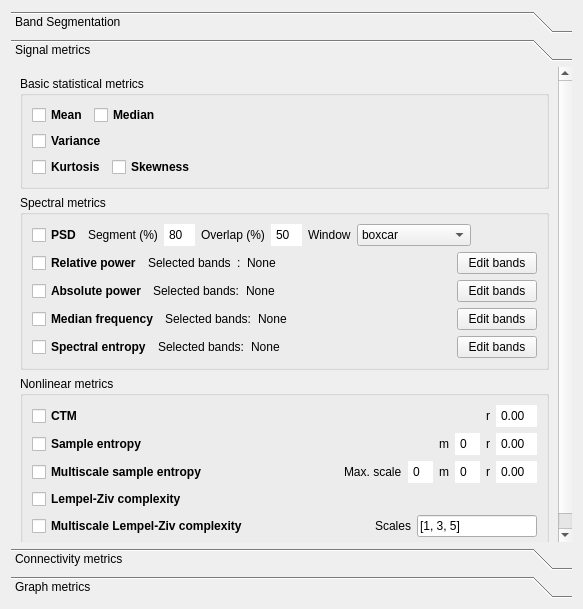
<?xml version="1.0" encoding="UTF-8"?>
<ui version="4.0">
 <class>Form</class>
 <widget class="QWidget" name="Form">
  <property name="geometry">
   <rect>
    <x>0</x>
    <y>0</y>
    <width>583</width>
    <height>609</height>
   </rect>
  </property>
  <property name="font">
   <font>
    <weight>50</weight>
    <bold>false</bold>
   </font>
  </property>
  <property name="windowTitle">
   <string>Form</string>
  </property>
  <layout class="QVBoxLayout" name="verticalLayout_6">
   <item>
    <widget class="QToolBox" name="toolBox">
     <property name="currentIndex">
      <number>1</number>
     </property>
     <widget class="QWidget" name="bandSegmentationPage">
      <property name="geometry">
       <rect>
        <x>0</x>
        <y>0</y>
        <width>267</width>
        <height>138</height>
       </rect>
      </property>
      <attribute name="label">
       <string>Band Segmentation</string>
      </attribute>
      <layout class="QVBoxLayout" name="verticalLayout">
       <item>
        <widget class="QGroupBox" name="Bands">
         <property name="title">
          <string>Bands</string>
         </property>
         <layout class="QVBoxLayout" name="verticalLayout_2">
          <item>
           <layout class="QHBoxLayout" name="broadband_definition">
            <item>
             <widget class="QLabel" name="broadbandLabel">
              <property name="font">
               <font>
                <weight>75</weight>
                <bold>true</bold>
               </font>
              </property>
              <property name="text">
               <string>Broadband</string>
              </property>
             </widget>
            </item>
            <item>
             <widget class="QDoubleSpinBox" name="minbroadBox">
              <property name="styleSheet">
               <string notr="true">QDoubleSpinBox::up-button, QDoubleSpinBox::down-button {
    width: 0;
    height: 0;
    border: none;
}
</string>
              </property>
              <property name="minimum">
               <double>0.100000000000000</double>
              </property>
              <property name="maximum">
               <double>9999.989999999999782</double>
              </property>
             </widget>
            </item>
            <item>
             <widget class="QLabel" name="broadbandauxLabel">
              <property name="text">
               <string>-</string>
              </property>
             </widget>
            </item>
            <item>
             <widget class="QDoubleSpinBox" name="maxbroadBox">
              <property name="styleSheet">
               <string notr="true">QDoubleSpinBox::up-button, QDoubleSpinBox::down-button {
    width: 0;
    height: 0;
    border: none;
}
</string>
              </property>
              <property name="minimum">
               <double>0.200000000000000</double>
              </property>
              <property name="maximum">
               <double>999999.989999999990687</double>
              </property>
             </widget>
            </item>
            <item>
             <widget class="QLabel" name="hzbroadbandLabel">
              <property name="text">
               <string>Hz</string>
              </property>
             </widget>
            </item>
            <item>
             <spacer name="horizontalSpacer_25">
              <property name="orientation">
               <enum>Qt::Horizontal</enum>
              </property>
              <property name="sizeHint" stdset="0">
               <size>
                <width>40</width>
                <height>20</height>
               </size>
              </property>
             </spacer>
            </item>
           </layout>
          </item>
          <item>
           <layout class="QHBoxLayout" name="band_segmentation_selection">
            <item>
             <widget class="QCheckBox" name="bandCBox">
              <property name="text">
               <string/>
              </property>
             </widget>
            </item>
            <item>
             <widget class="QLabel" name="bandsegmentationLabel">
              <property name="font">
               <font>
                <weight>75</weight>
                <bold>true</bold>
               </font>
              </property>
              <property name="text">
               <string>Band segmentation</string>
              </property>
             </widget>
            </item>
            <item>
             <spacer name="horizontalSpacer_22">
              <property name="orientation">
               <enum>Qt::Horizontal</enum>
              </property>
              <property name="sizeHint" stdset="0">
               <size>
                <width>40</width>
                <height>20</height>
               </size>
              </property>
             </spacer>
            </item>
           </layout>
          </item>
          <item>
           <layout class="QHBoxLayout" name="band_edition">
            <item>
             <spacer name="horizontalSpacer_23">
              <property name="orientation">
               <enum>Qt::Horizontal</enum>
              </property>
              <property name="sizeType">
               <enum>QSizePolicy::Fixed</enum>
              </property>
              <property name="sizeHint" stdset="0">
               <size>
                <width>20</width>
                <height>20</height>
               </size>
              </property>
             </spacer>
            </item>
            <item>
             <widget class="QLabel" name="selectedbandsLabel">
              <property name="text">
               <string>Selected bands</string>
              </property>
             </widget>
            </item>
            <item>
             <widget class="QLabel" name="selectedbandsauxLabel">
              <property name="text">
               <string>:</string>
              </property>
             </widget>
            </item>
            <item>
             <widget class="QLabel" name="bandLabel">
              <property name="text">
               <string>None</string>
              </property>
             </widget>
            </item>
            <item>
             <spacer name="horizontalSpacer_24">
              <property name="orientation">
               <enum>Qt::Horizontal</enum>
              </property>
              <property name="sizeHint" stdset="0">
               <size>
                <width>40</width>
                <height>20</height>
               </size>
              </property>
             </spacer>
            </item>
            <item>
             <widget class="QPushButton" name="bandButton">
              <property name="text">
               <string>Edit bands</string>
              </property>
             </widget>
            </item>
           </layout>
          </item>
         </layout>
        </widget>
       </item>
       <item>
        <spacer name="verticalSpacer">
         <property name="orientation">
          <enum>Qt::Vertical</enum>
         </property>
         <property name="sizeHint" stdset="0">
          <size>
           <width>20</width>
           <height>431</height>
          </size>
         </property>
        </spacer>
       </item>
      </layout>
     </widget>
     <widget class="QWidget" name="signalMetricsPage">
      <property name="geometry">
       <rect>
        <x>0</x>
        <y>0</y>
        <width>548</width>
        <height>493</height>
       </rect>
      </property>
      <attribute name="label">
       <string>Signal metrics</string>
      </attribute>
      <layout class="QVBoxLayout" name="verticalLayout_7">
       <item>
        <widget class="QGroupBox" name="basic_statistical_metrics">
         <property name="title">
          <string>Basic statistical metrics</string>
         </property>
         <layout class="QVBoxLayout" name="verticalLayout_3">
          <item>
           <layout class="QHBoxLayout" name="horizontalLayout_2">
            <item>
             <widget class="QCheckBox" name="meanCBox">
              <property name="font">
               <font>
                <weight>75</weight>
                <bold>true</bold>
               </font>
              </property>
              <property name="text">
               <string>Mean</string>
              </property>
             </widget>
            </item>
            <item>
             <widget class="QCheckBox" name="medianCBox">
              <property name="font">
               <font>
                <weight>75</weight>
                <bold>true</bold>
               </font>
              </property>
              <property name="text">
               <string>Median</string>
              </property>
             </widget>
            </item>
            <item>
             <spacer name="horizontalSpacer">
              <property name="orientation">
               <enum>Qt::Horizontal</enum>
              </property>
              <property name="sizeHint" stdset="0">
               <size>
                <width>40</width>
                <height>20</height>
               </size>
              </property>
             </spacer>
            </item>
           </layout>
          </item>
          <item>
           <layout class="QHBoxLayout" name="horizontalLayout_3">
            <item>
             <widget class="QCheckBox" name="varianceCBox">
              <property name="font">
               <font>
                <weight>75</weight>
                <bold>true</bold>
               </font>
              </property>
              <property name="text">
               <string>Variance</string>
              </property>
             </widget>
            </item>
            <item>
             <spacer name="horizontalSpacer_2">
              <property name="orientation">
               <enum>Qt::Horizontal</enum>
              </property>
              <property name="sizeHint" stdset="0">
               <size>
                <width>40</width>
                <height>20</height>
               </size>
              </property>
             </spacer>
            </item>
           </layout>
          </item>
          <item>
           <layout class="QHBoxLayout" name="horizontalLayout_4">
            <item>
             <widget class="QCheckBox" name="kurtosisCBox">
              <property name="font">
               <font>
                <weight>75</weight>
                <bold>true</bold>
               </font>
              </property>
              <property name="text">
               <string>Kurtosis</string>
              </property>
             </widget>
            </item>
            <item>
             <widget class="QCheckBox" name="skewnessCBox">
              <property name="font">
               <font>
                <weight>75</weight>
                <bold>true</bold>
               </font>
              </property>
              <property name="text">
               <string>Skewness</string>
              </property>
             </widget>
            </item>
            <item>
             <spacer name="horizontalSpacer_3">
              <property name="orientation">
               <enum>Qt::Horizontal</enum>
              </property>
              <property name="sizeHint" stdset="0">
               <size>
                <width>40</width>
                <height>20</height>
               </size>
              </property>
             </spacer>
            </item>
           </layout>
          </item>
         </layout>
        </widget>
       </item>
       <item>
        <widget class="QGroupBox" name="spectral_metrics">
         <property name="title">
          <string>Spectral metrics</string>
         </property>
         <layout class="QVBoxLayout" name="verticalLayout_4">
          <item>
           <layout class="QHBoxLayout" name="horizontalLayout">
            <item>
             <widget class="QCheckBox" name="psdCBox">
              <property name="font">
               <font>
                <weight>75</weight>
                <bold>true</bold>
               </font>
              </property>
              <property name="text">
               <string>PSD</string>
              </property>
             </widget>
            </item>
            <item>
             <widget class="QLabel" name="segmentpsdLabel">
              <property name="toolTip">
               <string>Percentage of the signal (n_samples) used to calculate the FFT. Default:
        80% of the signal.</string>
              </property>
              <property name="text">
               <string>Segment (%)</string>
              </property>
             </widget>
            </item>
            <item>
             <widget class="QSpinBox" name="segmentpsdBox">
              <property name="styleSheet">
               <string notr="true">QSpinBox::up-button, QSpinBox::down-button {
    width: 0;
    height: 0;
    border: none;
}
</string>
              </property>
              <property name="maximum">
               <number>100</number>
              </property>
              <property name="value">
               <number>80</number>
              </property>
             </widget>
            </item>
            <item>
             <widget class="QLabel" name="overlappsdLabel">
              <property name="toolTip">
               <string>Percentage of overlap (n_samples) for the Welch method. Default: 50% of
        the signal.</string>
              </property>
              <property name="text">
               <string>Overlap (%)</string>
              </property>
             </widget>
            </item>
            <item>
             <widget class="QSpinBox" name="overlappsdBox">
              <property name="styleSheet">
               <string notr="true">QSpinBox::up-button, QSpinBox::down-button {
    width: 0;
    height: 0;
    border: none;
}
</string>
              </property>
              <property name="maximum">
               <number>100</number>
              </property>
              <property name="value">
               <number>50</number>
              </property>
             </widget>
            </item>
            <item>
             <widget class="QLabel" name="windowpsdLabel">
              <property name="text">
               <string>Window</string>
              </property>
             </widget>
            </item>
            <item>
             <widget class="QComboBox" name="psdcomboBox">
              <item>
               <property name="text">
                <string>boxcar</string>
               </property>
              </item>
              <item>
               <property name="text">
                <string>triang</string>
               </property>
              </item>
              <item>
               <property name="text">
                <string>hamming</string>
               </property>
              </item>
              <item>
               <property name="text">
                <string>bartlett</string>
               </property>
              </item>
              <item>
               <property name="text">
                <string>flattop</string>
               </property>
              </item>
              <item>
               <property name="text">
                <string>parzen</string>
               </property>
              </item>
              <item>
               <property name="text">
                <string>bohman</string>
               </property>
              </item>
              <item>
               <property name="text">
                <string>blackmanharris</string>
               </property>
              </item>
              <item>
               <property name="text">
                <string>nuttall</string>
               </property>
              </item>
              <item>
               <property name="text">
                <string>barthann</string>
               </property>
              </item>
             </widget>
            </item>
            <item>
             <spacer name="horizontalSpacer_15">
              <property name="orientation">
               <enum>Qt::Horizontal</enum>
              </property>
              <property name="sizeHint" stdset="0">
               <size>
                <width>40</width>
                <height>20</height>
               </size>
              </property>
             </spacer>
            </item>
           </layout>
          </item>
          <item>
           <layout class="QHBoxLayout" name="horizontalLayout_5">
            <item>
             <widget class="QCheckBox" name="rpCBox">
              <property name="font">
               <font>
                <weight>75</weight>
                <bold>true</bold>
               </font>
              </property>
              <property name="toolTip">
               <string>&lt;html&gt;&lt;head/&gt;&lt;body&gt;&lt;p&gt;Relative Power&lt;/p&gt;&lt;/body&gt;&lt;/html&gt;</string>
              </property>
              <property name="text">
               <string>Relative power</string>
              </property>
             </widget>
            </item>
            <item>
             <widget class="QLabel" name="rpselectedbandsLabel">
              <property name="text">
               <string>Selected bands</string>
              </property>
             </widget>
            </item>
            <item>
             <widget class="QLabel" name="rpselectedbandsauxLabel">
              <property name="text">
               <string>:</string>
              </property>
             </widget>
            </item>
            <item>
             <widget class="QLabel" name="rpLabel">
              <property name="text">
               <string>None</string>
              </property>
             </widget>
            </item>
            <item>
             <spacer name="horizontalSpacer_4">
              <property name="orientation">
               <enum>Qt::Horizontal</enum>
              </property>
              <property name="sizeHint" stdset="0">
               <size>
                <width>40</width>
                <height>20</height>
               </size>
              </property>
             </spacer>
            </item>
            <item>
             <widget class="QPushButton" name="rpButton">
              <property name="text">
               <string>Edit bands</string>
              </property>
             </widget>
            </item>
           </layout>
          </item>
          <item>
           <layout class="QHBoxLayout" name="horizontalLayout_7">
            <item>
             <widget class="QCheckBox" name="apCBox">
              <property name="font">
               <font>
                <weight>75</weight>
                <bold>true</bold>
               </font>
              </property>
              <property name="toolTip">
               <string>&lt;html&gt;&lt;head/&gt;&lt;body&gt;&lt;p&gt;Absolute Power&lt;/p&gt;&lt;/body&gt;&lt;/html&gt;</string>
              </property>
              <property name="text">
               <string>Absolute power</string>
              </property>
             </widget>
            </item>
            <item>
             <widget class="QLabel" name="apselectedbandsLabel">
              <property name="text">
               <string>Selected bands:</string>
              </property>
             </widget>
            </item>
            <item>
             <widget class="QLabel" name="apLabel">
              <property name="text">
               <string>None</string>
              </property>
             </widget>
            </item>
            <item>
             <spacer name="horizontalSpacer_6">
              <property name="orientation">
               <enum>Qt::Horizontal</enum>
              </property>
              <property name="sizeHint" stdset="0">
               <size>
                <width>40</width>
                <height>20</height>
               </size>
              </property>
             </spacer>
            </item>
            <item>
             <widget class="QPushButton" name="apButton">
              <property name="text">
               <string>Edit bands</string>
              </property>
             </widget>
            </item>
           </layout>
          </item>
          <item>
           <layout class="QHBoxLayout" name="horizontalLayout_6">
            <item>
             <widget class="QCheckBox" name="mfCBox">
              <property name="font">
               <font>
                <weight>75</weight>
                <bold>true</bold>
               </font>
              </property>
              <property name="toolTip">
               <string>&lt;html&gt;&lt;head/&gt;&lt;body&gt;&lt;p&gt;Median Frequency&lt;/p&gt;&lt;p&gt;&lt;br/&gt;&lt;/p&gt;&lt;/body&gt;&lt;/html&gt;</string>
              </property>
              <property name="text">
               <string>Median frequency</string>
              </property>
             </widget>
            </item>
            <item>
             <widget class="QLabel" name="mfselectedbandsLabel">
              <property name="text">
               <string>Selected bands:</string>
              </property>
             </widget>
            </item>
            <item>
             <widget class="QLabel" name="mfLabel">
              <property name="text">
               <string>None</string>
              </property>
             </widget>
            </item>
            <item>
             <spacer name="horizontalSpacer_5">
              <property name="orientation">
               <enum>Qt::Horizontal</enum>
              </property>
              <property name="sizeHint" stdset="0">
               <size>
                <width>40</width>
                <height>20</height>
               </size>
              </property>
             </spacer>
            </item>
            <item>
             <widget class="QPushButton" name="mfButton">
              <property name="text">
               <string>Edit bands</string>
              </property>
             </widget>
            </item>
           </layout>
          </item>
          <item>
           <layout class="QHBoxLayout" name="horizontalLayout_8">
            <item>
             <widget class="QCheckBox" name="seCBox">
              <property name="font">
               <font>
                <weight>75</weight>
                <bold>true</bold>
               </font>
              </property>
              <property name="toolTip">
               <string>&lt;html&gt;&lt;head/&gt;&lt;body&gt;&lt;p&gt;Spectral Entropy&lt;/p&gt;&lt;/body&gt;&lt;/html&gt;</string>
              </property>
              <property name="text">
               <string>Spectral entropy</string>
              </property>
             </widget>
            </item>
            <item>
             <widget class="QLabel" name="seselectedbandsLabel">
              <property name="text">
               <string>Selected bands:</string>
              </property>
             </widget>
            </item>
            <item>
             <widget class="QLabel" name="seLabel">
              <property name="text">
               <string>None</string>
              </property>
             </widget>
            </item>
            <item>
             <spacer name="horizontalSpacer_7">
              <property name="orientation">
               <enum>Qt::Horizontal</enum>
              </property>
              <property name="sizeHint" stdset="0">
               <size>
                <width>40</width>
                <height>20</height>
               </size>
              </property>
             </spacer>
            </item>
            <item>
             <widget class="QPushButton" name="seButton">
              <property name="text">
               <string>Edit bands</string>
              </property>
             </widget>
            </item>
           </layout>
          </item>
         </layout>
        </widget>
       </item>
       <item>
        <widget class="QGroupBox" name="nonlinear_metrics">
         <property name="title">
          <string>Nonlinear metrics</string>
         </property>
         <layout class="QVBoxLayout" name="verticalLayout_5">
          <item>
           <layout class="QHBoxLayout" name="horizontalLayout_10">
            <item>
             <widget class="QCheckBox" name="ctmCBox">
              <property name="font">
               <font>
                <weight>75</weight>
                <bold>true</bold>
               </font>
              </property>
              <property name="toolTip">
               <string>&lt;html&gt;&lt;head/&gt;&lt;body&gt;&lt;p&gt;Central Tendency Measure&lt;/p&gt;&lt;/body&gt;&lt;/html&gt;</string>
              </property>
              <property name="text">
               <string>CTM</string>
              </property>
             </widget>
            </item>
            <item>
             <spacer name="horizontalSpacer_9">
              <property name="orientation">
               <enum>Qt::Horizontal</enum>
              </property>
              <property name="sizeHint" stdset="0">
               <size>
                <width>40</width>
                <height>20</height>
               </size>
              </property>
             </spacer>
            </item>
            <item>
             <widget class="QLabel" name="ctmrLabel">
              <property name="toolTip">
               <string>&lt;html&gt;&lt;head/&gt;&lt;body&gt;&lt;p&gt;Radius used to compute the CTM. Should be a positive real number&lt;/p&gt;&lt;/body&gt;&lt;/html&gt;</string>
              </property>
              <property name="text">
               <string>r</string>
              </property>
             </widget>
            </item>
            <item>
             <widget class="QDoubleSpinBox" name="ctmrBox">
              <property name="styleSheet">
               <string notr="true">QDoubleSpinBox::up-button, QDoubleSpinBox::down-button {
    width: 0;
    height: 0;
    border: none;
}
</string>
              </property>
             </widget>
            </item>
           </layout>
          </item>
          <item>
           <layout class="QHBoxLayout" name="horizontalLayout_13">
            <item>
             <widget class="QCheckBox" name="sampenCBox">
              <property name="font">
               <font>
                <weight>75</weight>
                <bold>true</bold>
               </font>
              </property>
              <property name="toolTip">
               <string>&lt;html&gt;&lt;head/&gt;&lt;body&gt;&lt;p&gt;Sample Entropy&lt;/p&gt;&lt;/body&gt;&lt;/html&gt;</string>
              </property>
              <property name="text">
               <string>Sample entropy</string>
              </property>
             </widget>
            </item>
            <item>
             <spacer name="horizontalSpacer_11">
              <property name="orientation">
               <enum>Qt::Horizontal</enum>
              </property>
              <property name="sizeHint" stdset="0">
               <size>
                <width>40</width>
                <height>20</height>
               </size>
              </property>
             </spacer>
            </item>
            <item>
             <widget class="QLabel" name="sampenmLabel">
              <property name="toolTip">
               <string>mbedding dimension (sequence length). Determines the length of subsequences compared in the signal.</string>
              </property>
              <property name="text">
               <string>m</string>
              </property>
             </widget>
            </item>
            <item>
             <widget class="QSpinBox" name="sampenmBox">
              <property name="styleSheet">
               <string notr="true">QSpinBox::up-button, QSpinBox::down-button {
    width: 0;
    height: 0;
    border: none;
}
</string>
              </property>
             </widget>
            </item>
            <item>
             <widget class="QLabel" name="sampenrLabel">
              <property name="toolTip">
               <string>Tolerance value for considering matches, usually a proportion of the standard deviation of the signal (e.g., 0.2).</string>
              </property>
              <property name="text">
               <string>r</string>
              </property>
             </widget>
            </item>
            <item>
             <widget class="QDoubleSpinBox" name="sampenrBox">
              <property name="styleSheet">
               <string notr="true">QDoubleSpinBox::up-button, QDoubleSpinBox::down-button {
    width: 0;
    height: 0;
    border: none;
}
</string>
              </property>
             </widget>
            </item>
           </layout>
          </item>
          <item>
           <layout class="QHBoxLayout" name="horizontalLayout_12">
            <item>
             <widget class="QCheckBox" name="msampenCBox">
              <property name="font">
               <font>
                <weight>75</weight>
                <bold>true</bold>
               </font>
              </property>
              <property name="toolTip">
               <string>&lt;html&gt;&lt;head/&gt;&lt;body&gt;&lt;p&gt;Multiscale Sample Entropy&lt;/p&gt;&lt;/body&gt;&lt;/html&gt;</string>
              </property>
              <property name="text">
               <string>Multiscale sample entropy</string>
              </property>
             </widget>
            </item>
            <item>
             <spacer name="horizontalSpacer_12">
              <property name="orientation">
               <enum>Qt::Horizontal</enum>
              </property>
              <property name="sizeHint" stdset="0">
               <size>
                <width>40</width>
                <height>20</height>
               </size>
              </property>
             </spacer>
            </item>
            <item>
             <widget class="QLabel" name="maxscaleLabel">
              <property name="toolTip">
               <string>Maximum scale factor. Entropy is computed from scale 1 to `max_scale`.</string>
              </property>
              <property name="text">
               <string>Max. scale</string>
              </property>
             </widget>
            </item>
            <item>
             <widget class="QSpinBox" name="msampenscaleBox">
              <property name="styleSheet">
               <string notr="true">QSpinBox::up-button, QSpinBox::down-button {
    width: 0;
    height: 0;
    border: none;
}
</string>
              </property>
             </widget>
            </item>
            <item>
             <widget class="QLabel" name="msampenmLabel">
              <property name="toolTip">
               <string>Embedding dimension (sequence length) used in the Sample Entropy.</string>
              </property>
              <property name="text">
               <string>m</string>
              </property>
             </widget>
            </item>
            <item>
             <widget class="QSpinBox" name="msampenmBox">
              <property name="styleSheet">
               <string notr="true">QSpinBox::up-button, QSpinBox::down-button {
    width: 0;
    height: 0;
    border: none;
}
</string>
              </property>
             </widget>
            </item>
            <item>
             <widget class="QLabel" name="msampenrLabel">
              <property name="toolTip">
               <string>Tolerance used in Sample Entropy, typically a fraction of the standard deviation</string>
              </property>
              <property name="text">
               <string>r</string>
              </property>
             </widget>
            </item>
            <item>
             <widget class="QDoubleSpinBox" name="msampenrBox">
              <property name="styleSheet">
               <string notr="true">QDoubleSpinBox::up-button, QDoubleSpinBox::down-button {
    width: 0;
    height: 0;
    border: none;
}
</string>
              </property>
             </widget>
            </item>
           </layout>
          </item>
          <item>
           <layout class="QHBoxLayout" name="horizontalLayout_9">
            <item>
             <widget class="QCheckBox" name="lzcCBox">
              <property name="font">
               <font>
                <weight>75</weight>
                <bold>true</bold>
               </font>
              </property>
              <property name="toolTip">
               <string>&lt;html&gt;&lt;head/&gt;&lt;body&gt;&lt;p&gt;Lempel-Ziv Complexity&lt;/p&gt;&lt;/body&gt;&lt;/html&gt;</string>
              </property>
              <property name="text">
               <string>Lempel-Ziv complexity</string>
              </property>
             </widget>
            </item>
            <item>
             <spacer name="horizontalSpacer_8">
              <property name="orientation">
               <enum>Qt::Horizontal</enum>
              </property>
              <property name="sizeHint" stdset="0">
               <size>
                <width>40</width>
                <height>20</height>
               </size>
              </property>
             </spacer>
            </item>
           </layout>
          </item>
          <item>
           <layout class="QHBoxLayout" name="horizontalLayout_11">
            <item>
             <widget class="QCheckBox" name="mlzcCBox">
              <property name="font">
               <font>
                <weight>75</weight>
                <bold>true</bold>
               </font>
              </property>
              <property name="toolTip">
               <string>&lt;html&gt;&lt;head/&gt;&lt;body&gt;&lt;p&gt;Multiscale Lempel-Ziv Complexity&lt;/p&gt;&lt;/body&gt;&lt;/html&gt;</string>
              </property>
              <property name="text">
               <string>Multiscale Lempel-Ziv complexity</string>
              </property>
             </widget>
            </item>
            <item>
             <spacer name="horizontalSpacer_10">
              <property name="orientation">
               <enum>Qt::Horizontal</enum>
              </property>
              <property name="sizeHint" stdset="0">
               <size>
                <width>40</width>
                <height>20</height>
               </size>
              </property>
             </spacer>
            </item>
            <item>
             <widget class="QLabel" name="mlzcscalesLabel">
              <property name="toolTip">
               <string>&lt;html&gt;&lt;head/&gt;&lt;body&gt;&lt;p&gt;Sequence of odd integers representing the window lengths for multiscale binarisation.&lt;/p&gt;&lt;p&gt;Each window defines a temporal scale for local median filtering.&lt;/p&gt;&lt;p&gt;&lt;br/&gt;&lt;/p&gt;&lt;/body&gt;&lt;/html&gt;</string>
              </property>
              <property name="text">
               <string>Scales</string>
              </property>
             </widget>
            </item>
            <item>
             <widget class="QLineEdit" name="mlzcEdit">
              <property name="toolTip">
               <string/>
              </property>
              <property name="statusTip">
               <string/>
              </property>
              <property name="text">
               <string>[1, 3, 5]</string>
              </property>
             </widget>
            </item>
           </layout>
          </item>
         </layout>
        </widget>
       </item>
       <item>
        <spacer name="verticalSpacer_2">
         <property name="orientation">
          <enum>Qt::Vertical</enum>
         </property>
         <property name="sizeHint" stdset="0">
          <size>
           <width>20</width>
           <height>40</height>
          </size>
         </property>
        </spacer>
       </item>
      </layout>
     </widget>
     <widget class="QWidget" name="connectivityMetricsPage">
      <property name="geometry">
       <rect>
        <x>0</x>
        <y>0</y>
        <width>271</width>
        <height>276</height>
       </rect>
      </property>
      <attribute name="label">
       <string>Connectivity metrics</string>
      </attribute>
      <layout class="QVBoxLayout" name="verticalLayout_11">
       <item>
        <widget class="QGroupBox" name="Amplitude">
         <property name="title">
          <string>Amplitude</string>
         </property>
         <layout class="QVBoxLayout" name="verticalLayout_8">
          <item>
           <layout class="QHBoxLayout" name="horizontalLayout_15">
            <item>
             <widget class="QCheckBox" name="iacCBox">
              <property name="font">
               <font>
                <weight>75</weight>
                <bold>true</bold>
               </font>
              </property>
              <property name="toolTip">
               <string>&lt;html&gt;&lt;head/&gt;&lt;body&gt;&lt;p&gt;Instantaneous Amplitude Correlation&lt;/p&gt;&lt;/body&gt;&lt;/html&gt;</string>
              </property>
              <property name="text">
               <string>IAC</string>
              </property>
             </widget>
            </item>
            <item>
             <widget class="QLabel" name="iacortLabel">
              <property name="text">
               <string>Orthogonalization </string>
              </property>
             </widget>
            </item>
            <item>
             <widget class="QRadioButton" name="iacyesRButton">
              <property name="text">
               <string>Yes</string>
              </property>
             </widget>
            </item>
            <item>
             <widget class="QRadioButton" name="iacnoRButton">
              <property name="text">
               <string>No</string>
              </property>
             </widget>
            </item>
            <item>
             <spacer name="horizontalSpacer_14">
              <property name="orientation">
               <enum>Qt::Horizontal</enum>
              </property>
              <property name="sizeHint" stdset="0">
               <size>
                <width>40</width>
                <height>20</height>
               </size>
              </property>
             </spacer>
            </item>
           </layout>
          </item>
          <item>
           <layout class="QHBoxLayout" name="horizontalLayout_14">
            <item>
             <widget class="QCheckBox" name="aecCBox">
              <property name="font">
               <font>
                <weight>75</weight>
                <bold>true</bold>
               </font>
              </property>
              <property name="toolTip">
               <string>&lt;html&gt;&lt;head/&gt;&lt;body&gt;&lt;p&gt;Amplitude Envelope Correlation&lt;/p&gt;&lt;/body&gt;&lt;/html&gt;</string>
              </property>
              <property name="text">
               <string>AEC</string>
              </property>
             </widget>
            </item>
            <item>
             <widget class="QLabel" name="aecortLabel">
              <property name="text">
               <string>Orthogonalization</string>
              </property>
             </widget>
            </item>
            <item>
             <widget class="QRadioButton" name="aecyesRButton">
              <property name="text">
               <string>Yes</string>
              </property>
             </widget>
            </item>
            <item>
             <widget class="QRadioButton" name="aecnoRButton">
              <property name="text">
               <string>No</string>
              </property>
             </widget>
            </item>
            <item>
             <spacer name="horizontalSpacer_13">
              <property name="orientation">
               <enum>Qt::Horizontal</enum>
              </property>
              <property name="sizeHint" stdset="0">
               <size>
                <width>40</width>
                <height>20</height>
               </size>
              </property>
             </spacer>
            </item>
           </layout>
          </item>
         </layout>
        </widget>
       </item>
       <item>
        <widget class="QGroupBox" name="Phase">
         <property name="title">
          <string>Phase</string>
         </property>
         <layout class="QVBoxLayout" name="verticalLayout_9">
          <item>
           <layout class="QHBoxLayout" name="horizontalLayout_18">
            <item>
             <widget class="QCheckBox" name="wpliCBox">
              <property name="font">
               <font>
                <weight>75</weight>
                <bold>true</bold>
               </font>
              </property>
              <property name="toolTip">
               <string>&lt;html&gt;&lt;head/&gt;&lt;body&gt;&lt;p&gt;weighted Phase Lag Index&lt;/p&gt;&lt;/body&gt;&lt;/html&gt;</string>
              </property>
              <property name="text">
               <string>wPLI</string>
              </property>
             </widget>
            </item>
            <item>
             <spacer name="horizontalSpacer_19">
              <property name="orientation">
               <enum>Qt::Horizontal</enum>
              </property>
              <property name="sizeHint" stdset="0">
               <size>
                <width>40</width>
                <height>20</height>
               </size>
              </property>
             </spacer>
            </item>
           </layout>
          </item>
          <item>
           <layout class="QHBoxLayout" name="horizontalLayout_17">
            <item>
             <widget class="QCheckBox" name="pliCBox">
              <property name="font">
               <font>
                <weight>75</weight>
                <bold>true</bold>
               </font>
              </property>
              <property name="toolTip">
               <string>&lt;html&gt;&lt;head/&gt;&lt;body&gt;&lt;p&gt;Phase Lag Index&lt;/p&gt;&lt;/body&gt;&lt;/html&gt;</string>
              </property>
              <property name="text">
               <string>PLI</string>
              </property>
             </widget>
            </item>
            <item>
             <spacer name="horizontalSpacer_18">
              <property name="orientation">
               <enum>Qt::Horizontal</enum>
              </property>
              <property name="sizeHint" stdset="0">
               <size>
                <width>40</width>
                <height>20</height>
               </size>
              </property>
             </spacer>
            </item>
           </layout>
          </item>
          <item>
           <layout class="QHBoxLayout" name="horizontalLayout_16">
            <item>
             <widget class="QCheckBox" name="plvCBox">
              <property name="font">
               <font>
                <weight>75</weight>
                <bold>true</bold>
               </font>
              </property>
              <property name="toolTip">
               <string>&lt;html&gt;&lt;head/&gt;&lt;body&gt;&lt;p&gt;Phase Locking Value&lt;/p&gt;&lt;/body&gt;&lt;/html&gt;</string>
              </property>
              <property name="text">
               <string>PLV</string>
              </property>
             </widget>
            </item>
            <item>
             <spacer name="horizontalSpacer_17">
              <property name="orientation">
               <enum>Qt::Horizontal</enum>
              </property>
              <property name="sizeHint" stdset="0">
               <size>
                <width>40</width>
                <height>20</height>
               </size>
              </property>
             </spacer>
            </item>
           </layout>
          </item>
         </layout>
        </widget>
       </item>
       <item>
        <widget class="QGroupBox" name="Timefrequency">
         <property name="title">
          <string>Time-frequency</string>
         </property>
         <layout class="QVBoxLayout" name="verticalLayout_10">
          <item>
           <widget class="QLabel" name="label_12">
            <property name="text">
             <string>To Be Done</string>
            </property>
           </widget>
          </item>
         </layout>
        </widget>
       </item>
       <item>
        <spacer name="verticalSpacer_3">
         <property name="orientation">
          <enum>Qt::Vertical</enum>
         </property>
         <property name="sizeHint" stdset="0">
          <size>
           <width>20</width>
           <height>40</height>
          </size>
         </property>
        </spacer>
       </item>
      </layout>
     </widget>
     <widget class="QWidget" name="graphMetricsPage">
      <property name="geometry">
       <rect>
        <x>0</x>
        <y>0</y>
        <width>98</width>
        <height>28</height>
       </rect>
      </property>
      <attribute name="label">
       <string>Graph metrics</string>
      </attribute>
     </widget>
    </widget>
   </item>
  </layout>
 </widget>
 <resources/>
 <connections/>
</ui>
